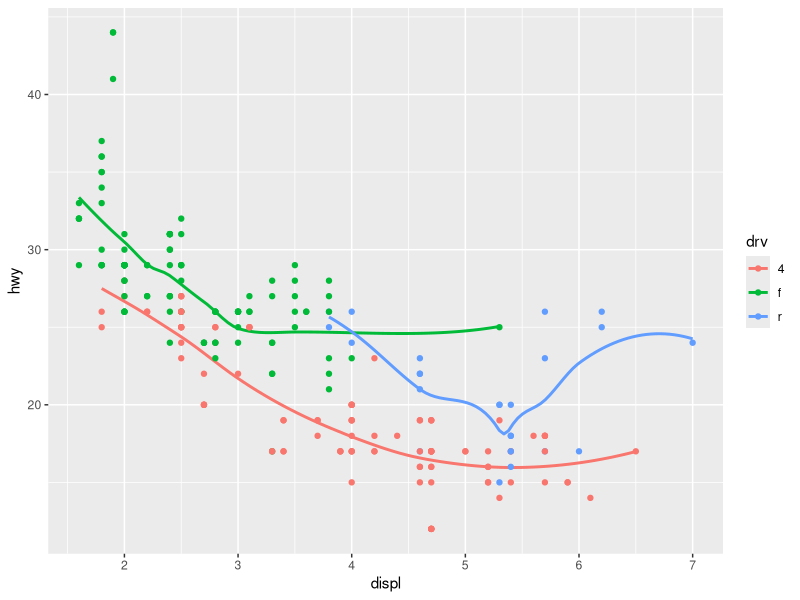
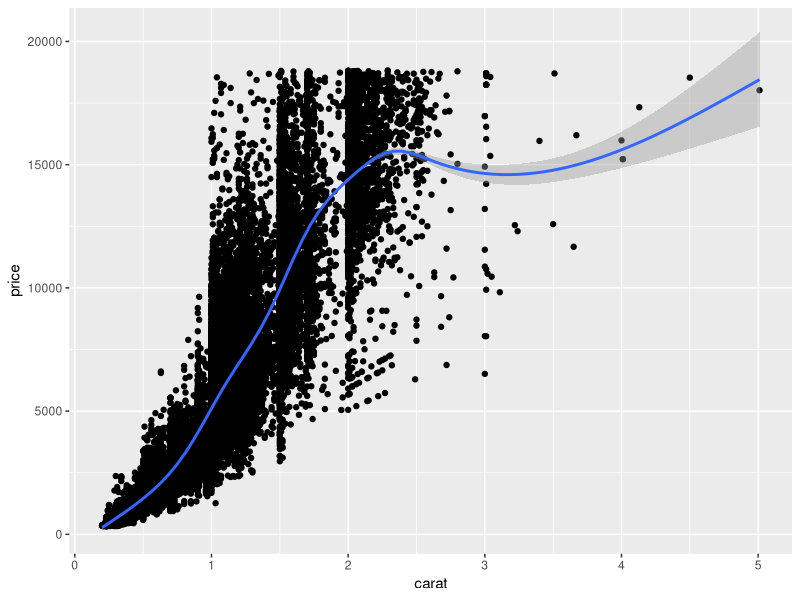

Here is the R script that generated these plots, in order:
library(tidyverse)

# アメリカの車のデータセット
mpg
# 頭に?をつけるとman page
?mpg
mpg1 <- mpg
mtcars1 <- mtcars

# 1.6 幾何オブジェクト
ggplot(data = mpg, mapping = aes(x = displ, y = hwy)) +
  geom_smooth(se = FALSE, mapping = aes(group = drv, color = drv)) +
  geom_point(mapping = aes(color = drv))

# 1.7 統計変換
diamonds
?diamonds
diamonds1 <- diamonds

ggplot(data = diamonds, mapping = aes(x = carat, y = price)) +
  geom_point() +
  geom_smooth()
